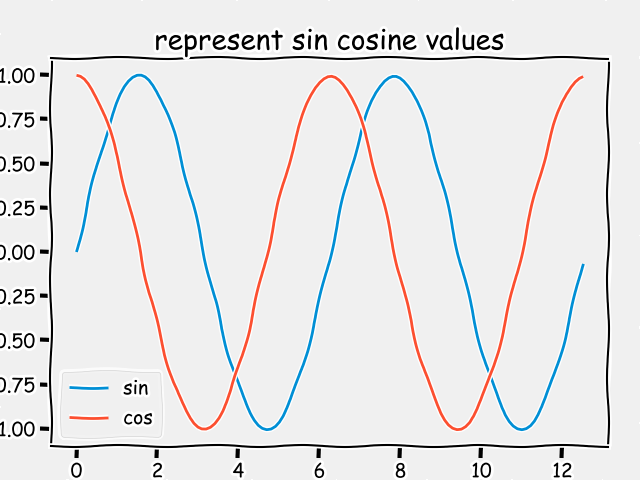

The script that saved this image:
from matplotlib import pyplot as plt
import numpy as np


plt.style.use('fivethirtyeight')
plt.xkcd()

# x = np.arange(9)
# y = np.arange(9,18)

# plt.plot(x,y)
# plt.show()


x = np.arange(0,4*np.pi,0.1)
y1 = np.sin(x)
y2 = np.cos(x)

plt.plot(x, y1, label="sin")
plt.plot(x, y2, label="cos")

plt.title('represent sin cosine values')
plt.xlabel('Angles')
plt.ylabel('sin cos values')
plt.legend()
plt.savefig('plot.png')
# plt.show()







